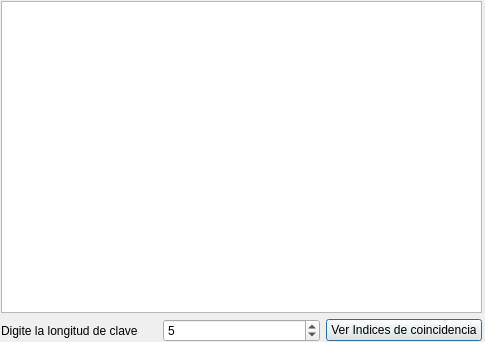
<?xml version="1.0" encoding="UTF-8"?>
<ui version="4.0">
 <class>LengthAnalisys</class>
 <widget class="QDialog" name="LengthAnalisys">
  <property name="geometry">
   <rect>
    <x>0</x>
    <y>0</y>
    <width>485</width>
    <height>342</height>
   </rect>
  </property>
  <property name="windowTitle">
   <string>Dialog</string>
  </property>
  <widget class="QWidget" name="layoutWidget">
   <property name="geometry">
    <rect>
     <x>1</x>
     <y>298</y>
     <width>16</width>
     <height>16</height>
    </rect>
   </property>
   <layout class="QHBoxLayout" name="horizontalLayout"/>
  </widget>
  <widget class="QWidget" name="layoutWidget">
   <property name="geometry">
    <rect>
     <x>1</x>
     <y>1</y>
     <width>481</width>
     <height>341</height>
    </rect>
   </property>
   <layout class="QVBoxLayout" name="verticalLayout">
    <item>
     <widget class="QTableWidget" name="tableWidget"/>
    </item>
    <item>
     <layout class="QHBoxLayout" name="horizontalLayout_2">
      <item>
       <widget class="QLabel" name="label">
        <property name="text">
         <string>Digite la longitud de clave</string>
        </property>
       </widget>
      </item>
      <item>
       <widget class="QSpinBox" name="len">
        <property name="value">
         <number>5</number>
        </property>
       </widget>
      </item>
      <item>
       <widget class="QPushButton" name="pushButton">
        <property name="text">
         <string>Ver Indices de coincidencia</string>
        </property>
       </widget>
      </item>
     </layout>
    </item>
   </layout>
  </widget>
 </widget>
 <resources/>
 <connections/>
</ui>
